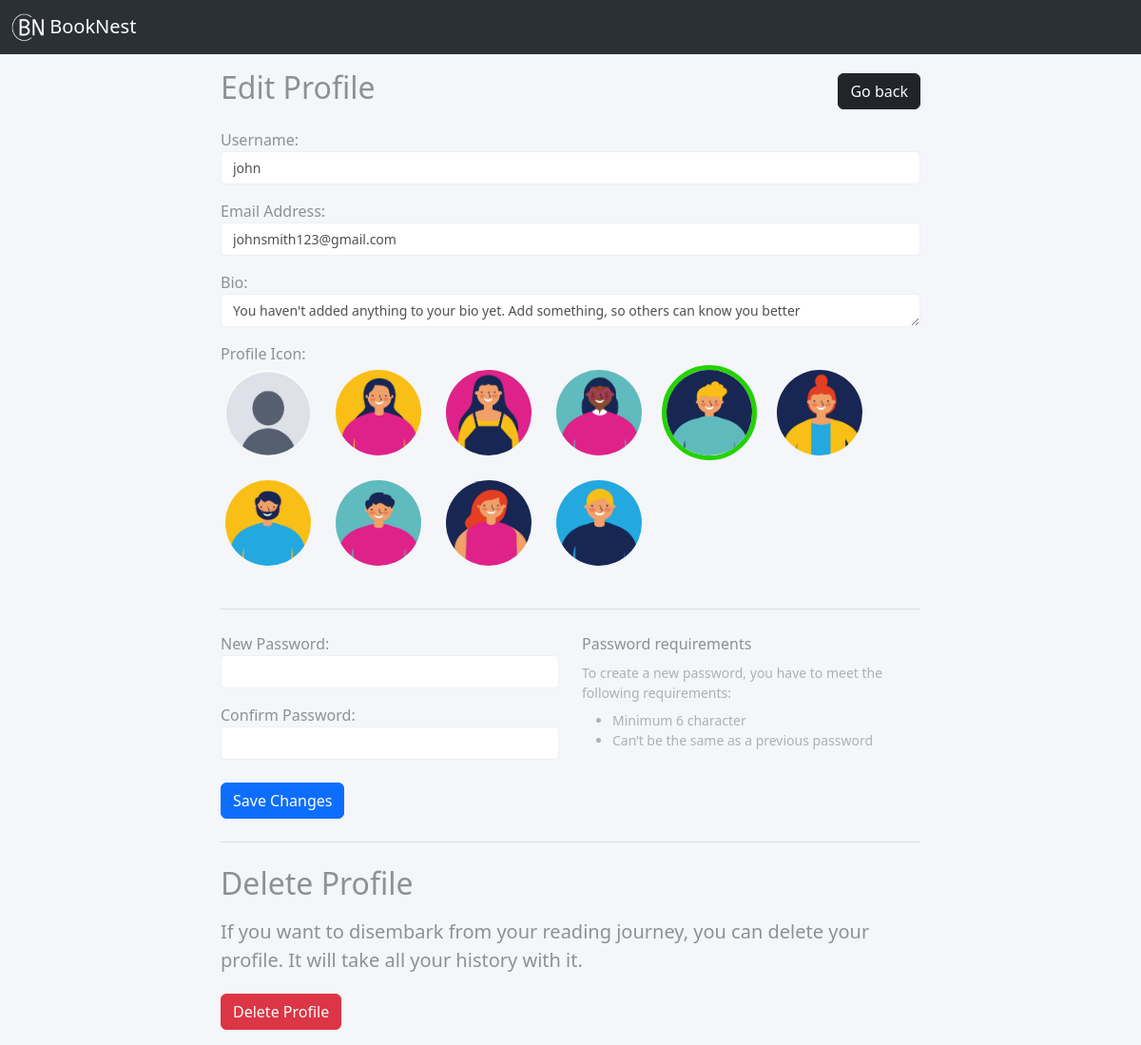
/profile/edit (signed in), run on an earlier commit of the app's database.
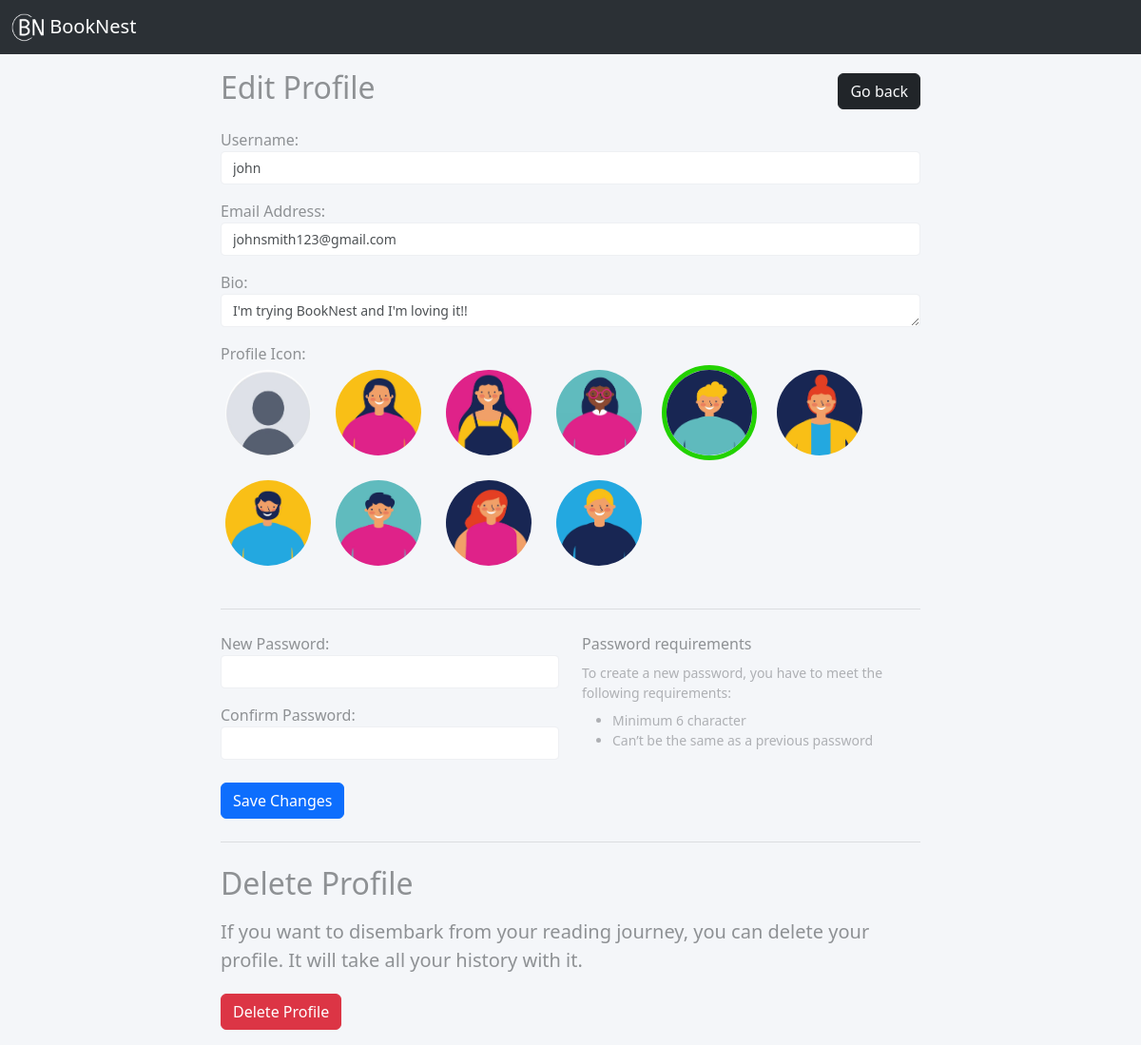
And on a later commit of the database.
### main/models.py (models this page shows, shortened)
class User(db.Model, UserMixin):
    id = db.Column(db.Integer, primary_key=True)
    username = db.Column(db.String(80), unique=True, nullable=False)
    email = db.Column(db.String(120), unique=True, nullable=False)
    password_hash = db.Column(db.String(128), nullable=False)
    bio = db.Column(db.Text, nullable=True, default="I'm trying BookNest and I'm loving it!!")
    icon = db.Column(db.String(100), nullable=True, default='static/user/default.jpg')
    created_at = db.Column(db.DateTime, default=datetime.now(timezone.utc))
    books = db.relationship('UserBook', backref='user', lazy=True)
    reviews = db.relationship('Review', backref='user', lazy=True, cascade="all, delete-orphan")
    @property
    def password(self):
        return self.password

### main/routes.py (the view, shortened to what this page needs)
@app.route('/profile/edit', methods=['GET', 'POST'])
@login_required
def edit_profile():
    form = EditProfileForm()
    if request.method == 'GET':
        form.username.data = current_user.username
        form.email.data = current_user.email
        form.bio.data = current_user.bio
        form.icon.data = current_user.icon
    return render_template('edit_profile.html', form=form, navbar='alternate')

### main/forms.py
class EditProfileForm(FlaskForm):
    username = StringField(label='Username:', validators=[Length(min=2, max=30), DataRequired()])
    email = StringField(label='Email Address:', validators=[Email(), DataRequired()])
    bio = TextAreaField(label='Bio:', validators=[Length(max=500)])
    icon = SelectField('Profile Icon', choices=[
        ('static/user/default.jpg', 'Default'),
        ('static/user/icon1.jpg', 'Icon 1'),
        ('static/user/icon2.jpg', 'Icon 2'),
        ('static/user/icon3.jpg', 'Icon 3'),
        ('static/user/icon4.jpg', 'Icon 4'),
        ('static/user/icon5.jpg', 'Icon 5'),
        ('static/user/icon6.jpg', 'Icon 6'),
        ('static/user/icon7.jpg', 'Icon 7'),
        ('static/user/icon8.jpg', 'Icon 8'),
        ('static/user/icon9.jpg', 'Icon 9'),
    ], validators=[DataRequired()], default='static/user/default.jpg')
    password1 = PasswordField(label='New Password:', validators=[Optional(), Length(min=6)])
    password2 = PasswordField(label='Confirm Password:', validators=[EqualTo('password1', message='The passwords entered do not match. Please enter both passwords carefully.'), Optional()])
    submit = SubmitField(label='Save Changes')

### main/templates/edit_profile.html (shortened to what this page needs)
{% extends 'base.html' %}
{% block body %}
<div class="container">
    <div class="row justify-content-center">
        <div class="col-12 col-lg-10 col-xl-8 mx-auto">
            <div class="row justify-content-between align-items-center mt-3 mb-3">
                <div class="col">
                    <h2 class="h2  page-title">Edit Profile</h2>
                </div>
                <div class="col-auto">
                    <a class="btn btn-dark text-light" href="{{ url_for('account_page', user_id=current_user.id) }}">Go back</a>
                </div>
            </div>
            <form method="POST" action="{{ url_for('edit_profile') }}">
                <div class="form-group mb-3">
                    <label for="username">{{ form.username.label }}</label>
                    {{ form.username(class="form-control") }}
                </div>
                <div class="form-group mb-3">
                    <label for="email">{{ form.email.label }}</label>
                    {{ form.email(class="form-control") }}
                </div>
                <div class="form-group mb-3">
                    <label for="bio">{{ form.bio.label }}</label>
                    {{ form.bio(class="form-control") }}
                </div>
                <div class="form-group mb-3">
                    <label for="icon">Profile Icon:</label>
                    <div class="d-flex flex-wrap">
                        {% for value, label in form.icon.choices %}
                        <div class="icon-container me-3 mb-3">
                            <label for="icon_{{ loop.index }}"
                                class="d-flex flex-column align-items-center cursor-pointer">
                                <img src="{{ url_for('static', filename=value.split('static/')[1]) }}" alt="{{ label }}"
                                    style="width: 100px; height: 100px;">
                            </label>
                        </div>
                        {% endfor %}
                    </div>
                </div>
                <hr class="my-4" />
                <div class="row mb-4">
                    <div class="col-md-6">
                        <div class="form-group mb-3">
                            <label for="password1">{{ form.password1.label }}</label>
                            {{ form.password1(class="form-control") }}
                        </div>
                        <div class="form-group">
                            <label for="password2">{{ form.password2.label }}</label>
                            {{ form.password2(class="form-control") }}
                        </div>
                    </div>
                    <div class="col-md-6">
                        <p class="mb-2">Password requirements</p>
                        <p class="small text-muted mb-2">To create a new password, you have to meet the following
                            requirements:</p>
                        <ul class="small text-muted pl-4 mb-0">
                            <li>Minimum 6 character</li>
                            <li>Can’t be the same as a previous password</li>
                        </ul>
                    </div>
                </div>
                <button type="submit" class="btn btn-primary">Save Changes</button>
            </form>
            <hr class="my-4" />
            <h2 class="h2 mb-3 page-title">Delete Profile</h2>
            <p class="lead fw-normal mb-1">If you want to disembark from your reading journey, you can delete your profile. It will take all your history with it.</p>
            <form method="POST" action="{{ url_for('delete_profile') }}" class="mb-3"
                onsubmit="return confirm('Are you sure you want to delete your profile? This action cannot be undone.');">
                <button type="submit" class="btn btn-danger mt-3">Delete Profile</button>
            </form>
        </div>
    </div>
</div>
{% endblock %}

What changed in the data, as far as the page shows it:
changed User "john": bio "You haven't added anything to your bio yet. Add something, so others can know you better" → "I'm trying BookNest and I'm loving it!!"
